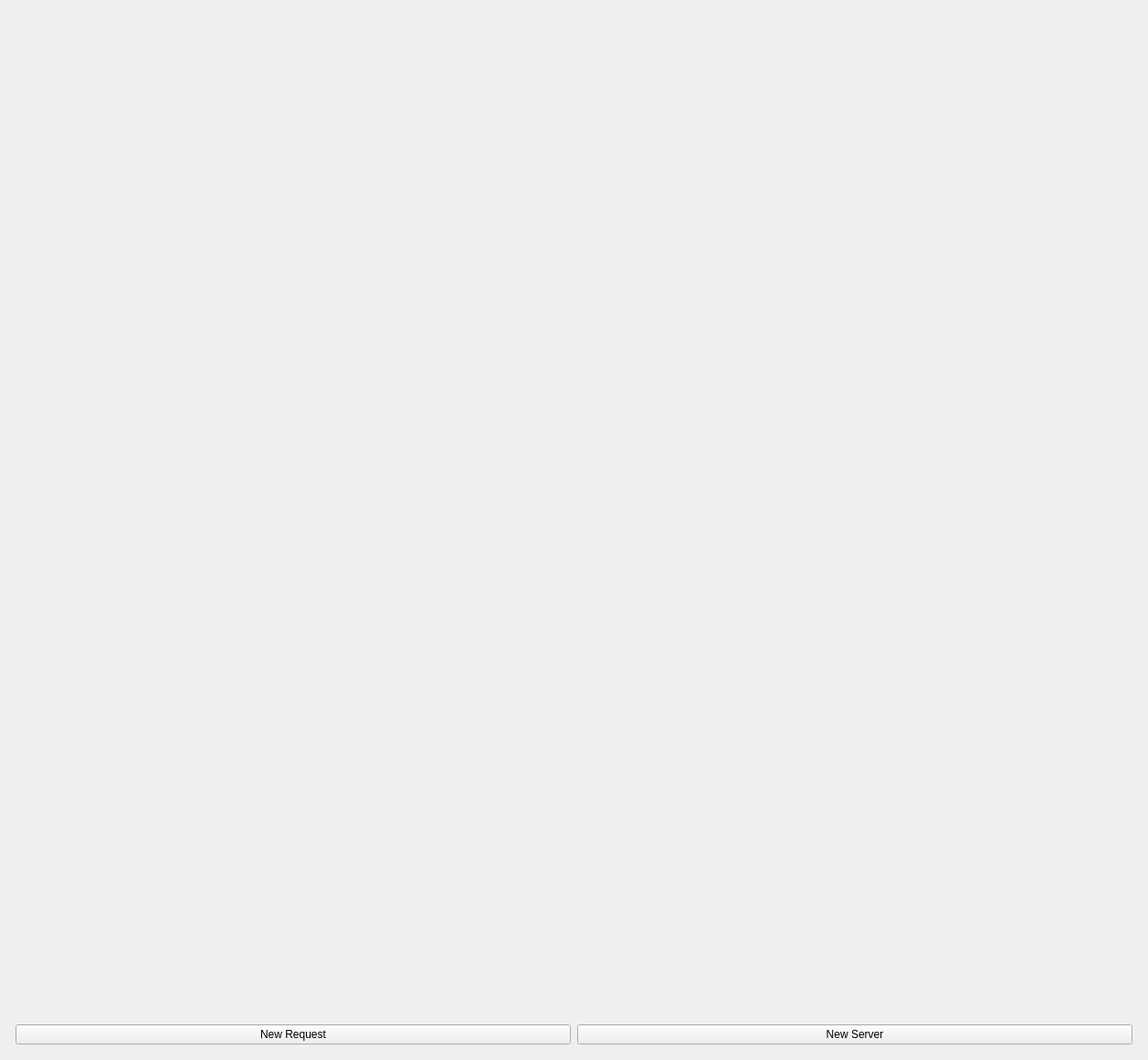
<?xml version="1.0" encoding="UTF-8"?>
<ui version="4.0">
 <class>LightMan</class>
 <widget class="QWidget" name="LightMan">
  <property name="windowModality">
   <enum>Qt::ApplicationModal</enum>
  </property>
  <property name="geometry">
   <rect>
    <x>0</x>
    <y>0</y>
    <width>1257</width>
    <height>1161</height>
   </rect>
  </property>
  <property name="sizePolicy">
   <sizepolicy hsizetype="Minimum" vsizetype="Minimum">
    <horstretch>0</horstretch>
    <verstretch>0</verstretch>
   </sizepolicy>
  </property>
  <property name="windowTitle">
   <string>LightMan</string>
  </property>
  <layout class="QVBoxLayout" name="verticalLayout_2">
   <property name="leftMargin">
    <number>8</number>
   </property>
   <property name="topMargin">
    <number>8</number>
   </property>
   <property name="rightMargin">
    <number>8</number>
   </property>
   <property name="bottomMargin">
    <number>8</number>
   </property>
   <item>
    <widget class="QWidget" name="verticalWidget" native="true">
     <layout class="QVBoxLayout" name="verticalLayout_3">
      <item>
       <widget class="QTabWidget" name="tabWidget">
        <property name="tabPosition">
         <enum>QTabWidget::North</enum>
        </property>
        <property name="tabShape">
         <enum>QTabWidget::Rounded</enum>
        </property>
        <property name="currentIndex">
         <number>-1</number>
        </property>
        <property name="documentMode">
         <bool>true</bool>
        </property>
        <property name="tabsClosable">
         <bool>true</bool>
        </property>
        <property name="movable">
         <bool>true</bool>
        </property>
        <property name="tabBarAutoHide">
         <bool>false</bool>
        </property>
       </widget>
      </item>
      <item>
       <layout class="QHBoxLayout" name="horizontalLayout">
        <item>
         <widget class="QPushButton" name="newRequestButton">
          <property name="text">
           <string>New Request</string>
          </property>
         </widget>
        </item>
        <item>
         <spacer name="horizontalSpacer">
          <property name="orientation">
           <enum>Qt::Horizontal</enum>
          </property>
          <property name="sizeType">
           <enum>QSizePolicy::Maximum</enum>
          </property>
          <property name="sizeHint" stdset="0">
           <size>
            <width>1</width>
            <height>20</height>
           </size>
          </property>
         </spacer>
        </item>
        <item>
         <widget class="QPushButton" name="newServerButton">
          <property name="text">
           <string>New Server</string>
          </property>
         </widget>
        </item>
       </layout>
      </item>
     </layout>
    </widget>
   </item>
  </layout>
 </widget>
 <resources/>
 <connections/>
</ui>
